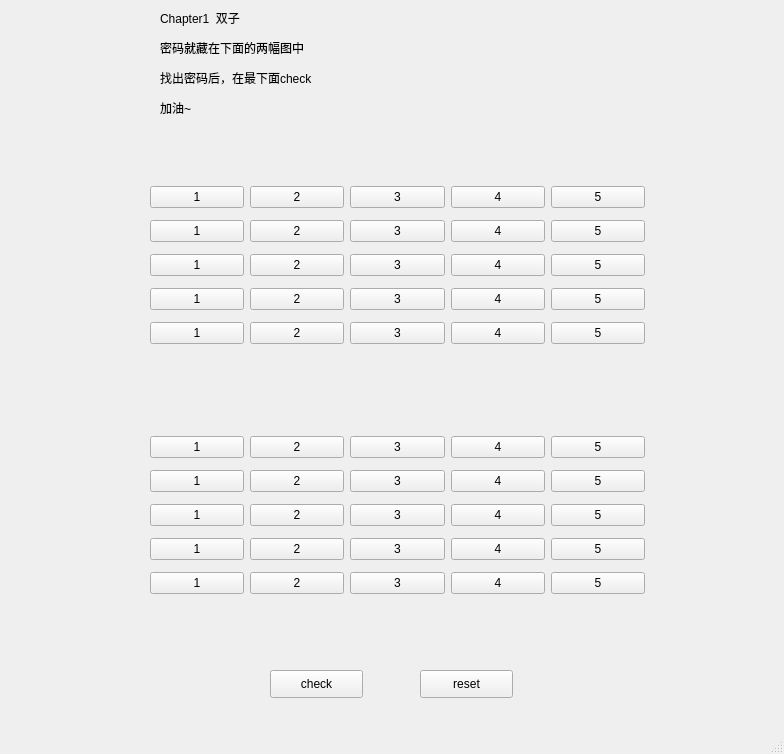
<?xml version="1.0" encoding="UTF-8"?>
<ui version="4.0">
 <class>MainWindow</class>
 <widget class="QMainWindow" name="MainWindow">
  <property name="geometry">
   <rect>
    <x>0</x>
    <y>0</y>
    <width>784</width>
    <height>754</height>
   </rect>
  </property>
  <property name="windowTitle">
   <string>MainWindow</string>
  </property>
  <widget class="QWidget" name="centralwidget">
   <widget class="QWidget" name="gridLayoutWidget">
    <property name="geometry">
     <rect>
      <x>150</x>
      <y>180</y>
      <width>495</width>
      <height>170</height>
     </rect>
    </property>
    <layout class="QGridLayout" name="gridOne">
     <item row="2" column="0">
      <widget class="QPushButton" name="btn11">
       <property name="text">
        <string>1</string>
       </property>
      </widget>
     </item>
     <item row="1" column="0">
      <widget class="QPushButton" name="btn6">
       <property name="text">
        <string>1</string>
       </property>
      </widget>
     </item>
     <item row="0" column="4">
      <widget class="QPushButton" name="btn5">
       <property name="text">
        <string>5</string>
       </property>
      </widget>
     </item>
     <item row="0" column="0">
      <widget class="QPushButton" name="btn1">
       <property name="text">
        <string>1</string>
       </property>
       <property name="flat">
        <bool>false</bool>
       </property>
      </widget>
     </item>
     <item row="0" column="2">
      <widget class="QPushButton" name="btn3">
       <property name="text">
        <string>3</string>
       </property>
      </widget>
     </item>
     <item row="0" column="1">
      <widget class="QPushButton" name="btn2">
       <property name="text">
        <string>2</string>
       </property>
      </widget>
     </item>
     <item row="0" column="3">
      <widget class="QPushButton" name="btn4">
       <property name="text">
        <string>4</string>
       </property>
      </widget>
     </item>
     <item row="4" column="0">
      <widget class="QPushButton" name="btn21">
       <property name="text">
        <string>1</string>
       </property>
      </widget>
     </item>
     <item row="3" column="0">
      <widget class="QPushButton" name="btn16">
       <property name="text">
        <string>1</string>
       </property>
      </widget>
     </item>
     <item row="2" column="1">
      <widget class="QPushButton" name="btn12">
       <property name="text">
        <string>2</string>
       </property>
      </widget>
     </item>
     <item row="3" column="1">
      <widget class="QPushButton" name="btn17">
       <property name="text">
        <string>2</string>
       </property>
      </widget>
     </item>
     <item row="1" column="3">
      <widget class="QPushButton" name="btn9">
       <property name="text">
        <string>4</string>
       </property>
      </widget>
     </item>
     <item row="1" column="1">
      <widget class="QPushButton" name="btn7">
       <property name="text">
        <string>2</string>
       </property>
      </widget>
     </item>
     <item row="1" column="2">
      <widget class="QPushButton" name="btn8">
       <property name="text">
        <string>3</string>
       </property>
      </widget>
     </item>
     <item row="1" column="4">
      <widget class="QPushButton" name="btn10">
       <property name="text">
        <string>5</string>
       </property>
      </widget>
     </item>
     <item row="2" column="3">
      <widget class="QPushButton" name="btn14">
       <property name="text">
        <string>4</string>
       </property>
      </widget>
     </item>
     <item row="4" column="1">
      <widget class="QPushButton" name="btn22">
       <property name="text">
        <string>2</string>
       </property>
      </widget>
     </item>
     <item row="3" column="2">
      <widget class="QPushButton" name="btn18">
       <property name="text">
        <string>3</string>
       </property>
      </widget>
     </item>
     <item row="4" column="2">
      <widget class="QPushButton" name="btn23">
       <property name="text">
        <string>3</string>
       </property>
      </widget>
     </item>
     <item row="2" column="2">
      <widget class="QPushButton" name="btn13">
       <property name="text">
        <string>3</string>
       </property>
      </widget>
     </item>
     <item row="3" column="3">
      <widget class="QPushButton" name="btn19">
       <property name="text">
        <string>4</string>
       </property>
      </widget>
     </item>
     <item row="2" column="4">
      <widget class="QPushButton" name="btn15">
       <property name="text">
        <string>5</string>
       </property>
      </widget>
     </item>
     <item row="3" column="4">
      <widget class="QPushButton" name="btn20">
       <property name="text">
        <string>5</string>
       </property>
      </widget>
     </item>
     <item row="4" column="3">
      <widget class="QPushButton" name="btn24">
       <property name="text">
        <string>4</string>
       </property>
      </widget>
     </item>
     <item row="4" column="4">
      <widget class="QPushButton" name="btn25">
       <property name="text">
        <string>5</string>
       </property>
      </widget>
     </item>
    </layout>
   </widget>
   <widget class="QLabel" name="label">
    <property name="geometry">
     <rect>
      <x>281</x>
      <y>20</y>
      <width>151</width>
      <height>20</height>
     </rect>
    </property>
    <property name="text">
     <string/>
    </property>
   </widget>
   <widget class="QWidget" name="gridLayoutWidget_2">
    <property name="geometry">
     <rect>
      <x>150</x>
      <y>430</y>
      <width>495</width>
      <height>170</height>
     </rect>
    </property>
    <layout class="QGridLayout" name="gridTwo">
     <item row="2" column="0">
      <widget class="QPushButton" name="btn36">
       <property name="text">
        <string>1</string>
       </property>
      </widget>
     </item>
     <item row="1" column="0">
      <widget class="QPushButton" name="btn31">
       <property name="text">
        <string>1</string>
       </property>
      </widget>
     </item>
     <item row="0" column="4">
      <widget class="QPushButton" name="btn30">
       <property name="text">
        <string>5</string>
       </property>
      </widget>
     </item>
     <item row="0" column="0">
      <widget class="QPushButton" name="btn26">
       <property name="text">
        <string>1</string>
       </property>
       <property name="flat">
        <bool>false</bool>
       </property>
      </widget>
     </item>
     <item row="0" column="2">
      <widget class="QPushButton" name="btn28">
       <property name="text">
        <string>3</string>
       </property>
      </widget>
     </item>
     <item row="0" column="1">
      <widget class="QPushButton" name="btn27">
       <property name="text">
        <string>2</string>
       </property>
      </widget>
     </item>
     <item row="0" column="3">
      <widget class="QPushButton" name="btn29">
       <property name="text">
        <string>4</string>
       </property>
      </widget>
     </item>
     <item row="4" column="0">
      <widget class="QPushButton" name="btn46">
       <property name="text">
        <string>1</string>
       </property>
      </widget>
     </item>
     <item row="3" column="0">
      <widget class="QPushButton" name="btn41">
       <property name="text">
        <string>1</string>
       </property>
      </widget>
     </item>
     <item row="2" column="1">
      <widget class="QPushButton" name="btn37">
       <property name="text">
        <string>2</string>
       </property>
      </widget>
     </item>
     <item row="3" column="1">
      <widget class="QPushButton" name="btn42">
       <property name="text">
        <string>2</string>
       </property>
      </widget>
     </item>
     <item row="1" column="3">
      <widget class="QPushButton" name="btn34">
       <property name="text">
        <string>4</string>
       </property>
      </widget>
     </item>
     <item row="1" column="1">
      <widget class="QPushButton" name="btn32">
       <property name="text">
        <string>2</string>
       </property>
      </widget>
     </item>
     <item row="1" column="2">
      <widget class="QPushButton" name="btn33">
       <property name="text">
        <string>3</string>
       </property>
      </widget>
     </item>
     <item row="1" column="4">
      <widget class="QPushButton" name="btn35">
       <property name="text">
        <string>5</string>
       </property>
      </widget>
     </item>
     <item row="2" column="3">
      <widget class="QPushButton" name="btn39">
       <property name="text">
        <string>4</string>
       </property>
      </widget>
     </item>
     <item row="4" column="1">
      <widget class="QPushButton" name="btn47">
       <property name="text">
        <string>2</string>
       </property>
      </widget>
     </item>
     <item row="3" column="2">
      <widget class="QPushButton" name="btn43">
       <property name="text">
        <string>3</string>
       </property>
      </widget>
     </item>
     <item row="4" column="2">
      <widget class="QPushButton" name="btn48">
       <property name="text">
        <string>3</string>
       </property>
      </widget>
     </item>
     <item row="2" column="2">
      <widget class="QPushButton" name="btn38">
       <property name="text">
        <string>3</string>
       </property>
      </widget>
     </item>
     <item row="3" column="3">
      <widget class="QPushButton" name="btn44">
       <property name="text">
        <string>4</string>
       </property>
      </widget>
     </item>
     <item row="2" column="4">
      <widget class="QPushButton" name="btn40">
       <property name="text">
        <string>5</string>
       </property>
      </widget>
     </item>
     <item row="3" column="4">
      <widget class="QPushButton" name="btn45">
       <property name="text">
        <string>5</string>
       </property>
      </widget>
     </item>
     <item row="4" column="3">
      <widget class="QPushButton" name="btn49">
       <property name="text">
        <string>4</string>
       </property>
      </widget>
     </item>
     <item row="4" column="4">
      <widget class="QPushButton" name="btn50">
       <property name="text">
        <string>5</string>
       </property>
      </widget>
     </item>
    </layout>
   </widget>
   <widget class="QLabel" name="label_2">
    <property name="geometry">
     <rect>
      <x>160</x>
      <y>10</y>
      <width>141</width>
      <height>16</height>
     </rect>
    </property>
    <property name="text">
     <string>Chapter1  双子</string>
    </property>
   </widget>
   <widget class="QLabel" name="label_4">
    <property name="geometry">
     <rect>
      <x>160</x>
      <y>40</y>
      <width>231</width>
      <height>16</height>
     </rect>
    </property>
    <property name="text">
     <string>密码就藏在下面的两幅图中</string>
    </property>
   </widget>
   <widget class="QLabel" name="label_3">
    <property name="geometry">
     <rect>
      <x>160</x>
      <y>70</y>
      <width>231</width>
      <height>16</height>
     </rect>
    </property>
    <property name="text">
     <string>找出密码后，在最下面check</string>
    </property>
   </widget>
   <widget class="QLabel" name="label_5">
    <property name="geometry">
     <rect>
      <x>160</x>
      <y>100</y>
      <width>72</width>
      <height>15</height>
     </rect>
    </property>
    <property name="text">
     <string>加油~</string>
    </property>
   </widget>
   <widget class="QPushButton" name="btnCheck">
    <property name="geometry">
     <rect>
      <x>270</x>
      <y>670</y>
      <width>93</width>
      <height>28</height>
     </rect>
    </property>
    <property name="text">
     <string>check</string>
    </property>
   </widget>
   <widget class="QPushButton" name="btnReset">
    <property name="geometry">
     <rect>
      <x>420</x>
      <y>670</y>
      <width>93</width>
      <height>28</height>
     </rect>
    </property>
    <property name="text">
     <string>reset</string>
    </property>
   </widget>
  </widget>
  <widget class="QMenuBar" name="menubar">
   <property name="geometry">
    <rect>
     <x>0</x>
     <y>0</y>
     <width>784</width>
     <height>26</height>
    </rect>
   </property>
  </widget>
  <widget class="QStatusBar" name="statusbar"/>
 </widget>
 <resources/>
 <connections/>
</ui>
